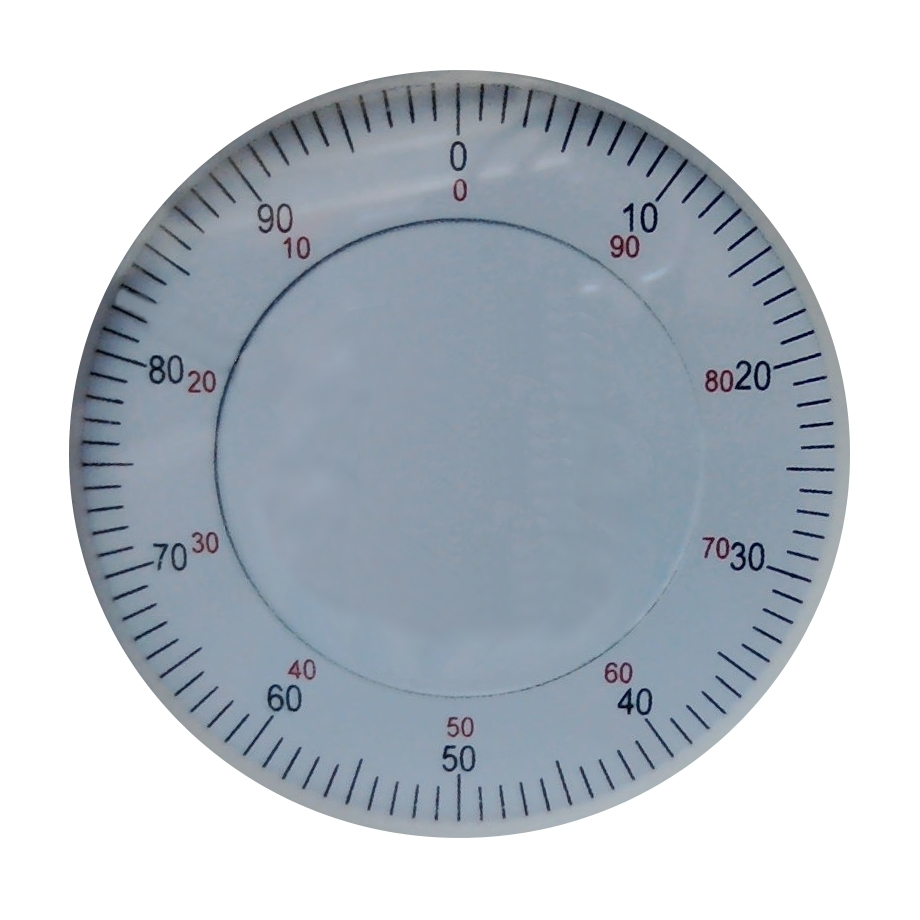
#> input picture ReferenceImages/ReferenceImage_12.jpg, 920 x 920 px, given in place of frame1.jpg, which was not available
$ jupyter execute PCA.ipynb   (older library calls are emulated)
#> lines starting #> are read from the running program, lines starting #| are printed output that depends on the picture; after the words box and inside, x2 and y2 are one past the last pixel; in counts of white or black regions, pixels touching at a corner belong together; pictures that were not available may be replaced by others from this repository, and a replacement may not be noted
[cell 1]
from __future__ import print_function
from __future__ import division
import cv2 as cv
import numpy as np
import argparse
from math import atan2, cos, sin, sqrt, pi
import matplotlib.pyplot as plt

[cell 2]
cv.__version__

[cell 3]
# [17 lines left out: function drawAxis, not called in this run]

[cell 4]
# [24 lines left out: function getOrientation, not called in this run]

[cell 5]
"""parser = argparse.ArgumentParser(description='Code for Introduction to Principal Component Analysis (PCA) tutorial.\
                                              This program demonstrates how to use OpenCV PCA to extract the orientation of an object.')
parser.add_argument('--input', help='Path to input image.', default='../Gauge/frames/frame1.jpg')
args = parser.parse_args()"""
src = cv.imread("../Gauge/frames/frame1.jpg")
#> src is the input picture: shape (920, 920, 3); mean B, G, R 203.5, 195.9, 188.4
# Check if image is loaded successfully
if src is None:
    print('Could not open or find the image: ')
    exit(0)
plt.imshow(src)
# Convert image to grayscale
gray = cv.cvtColor(src, cv.COLOR_BGR2GRAY)
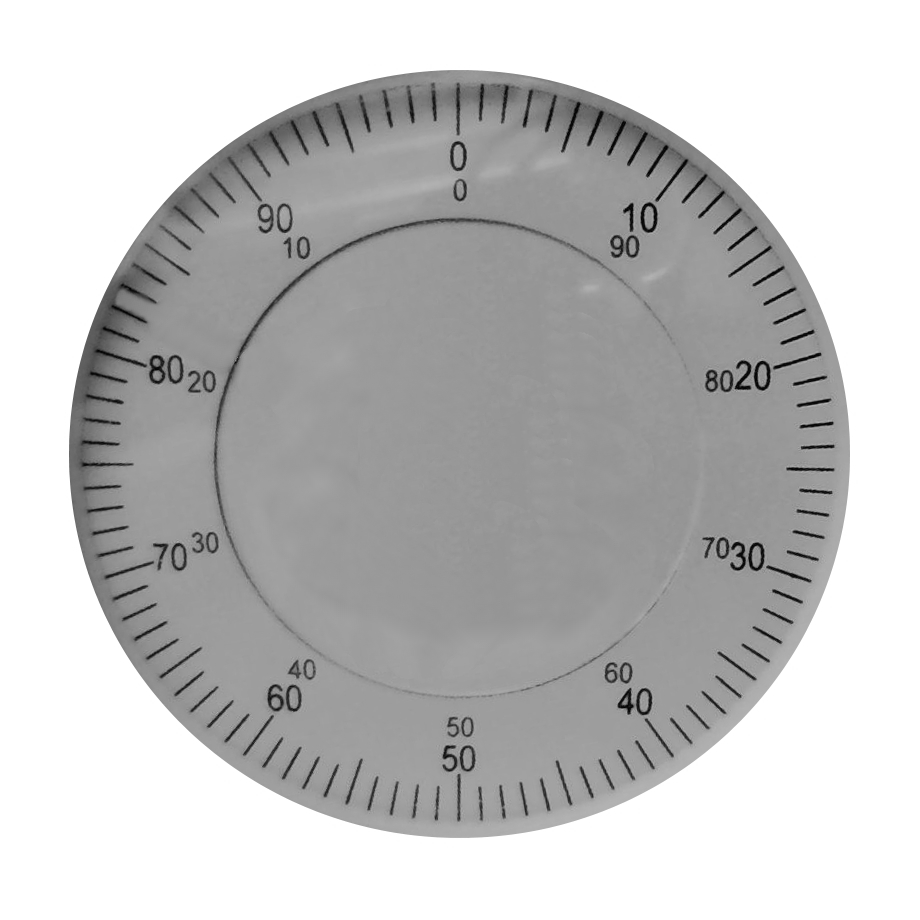
#> gray: shape (920, 920); min 1, max 255, mean 194.5
# Convert image to binary
_, bw = cv.threshold(gray, 50, 255, cv.THRESH_BINARY | cv.THRESH_OTSU)
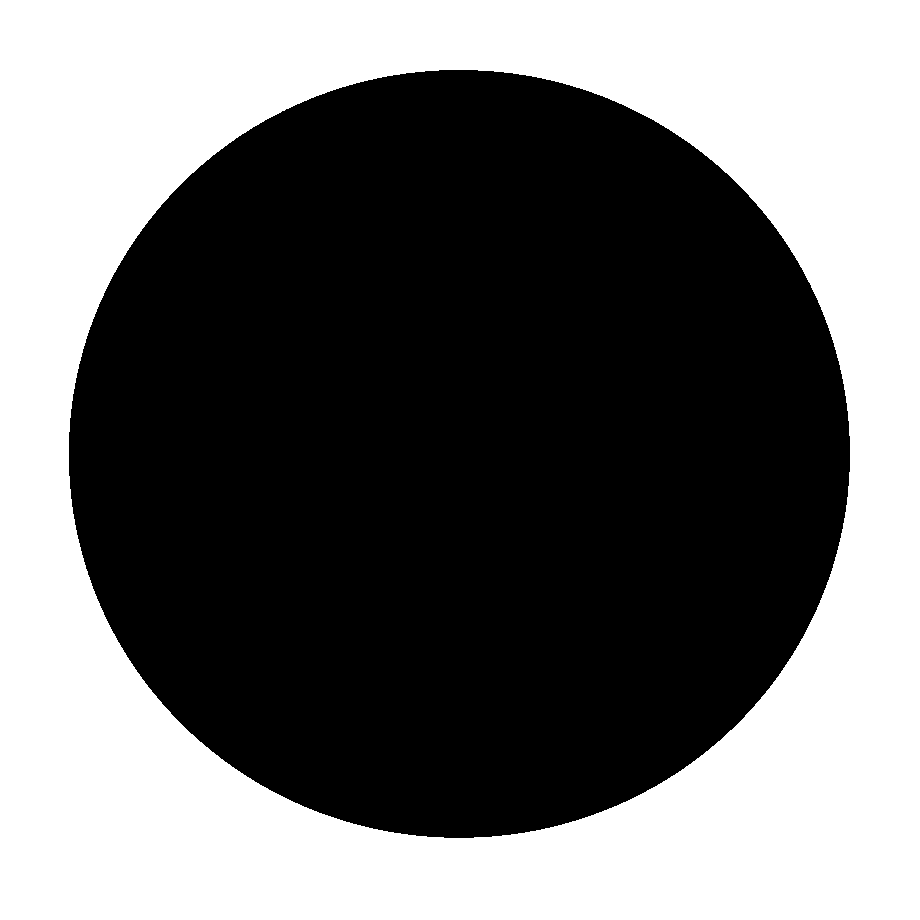
#> bw: shape (920, 920); 44.3% white; 1 white region
_, contours, _ = cv.findContours(bw, cv.RETR_LIST, cv.CHAIN_APPROX_NONE)
#> contours = 2 contours; box (x1, y1, x2, y2) and area: (0, 0, 920, 920) 844561, (68, 69, 851, 839) 472423
for i, c in enumerate(contours):
    # Calculate the area of each contour
    area = cv.contourArea(c);
    # Ignore contours that are too small or too large
    if area < 1e2 or 1e5 < area:
        continue
    # Draw each contour only for visualisation purposes
    cv.drawContours(src, contours, i, (0, 0, 255), 2);
    # Find the orientation of each shape
    getOrientation(c, src)
#> this loop made 2 passes
#> area on passes 1 to 2: 472423, 844561
plt.imshow(src)
#cv.waitKey()
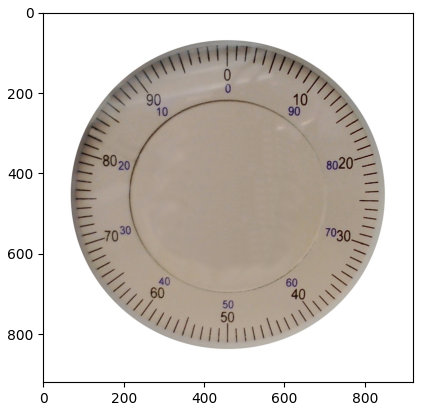
#> figure drawn by matplotlib, 1 panel; B, G, R data is drawn as R, G, B

[cell 6]
"""parser = argparse.ArgumentParser(description='Code for Introduction to Principal Component Analysis (PCA) tutorial.\
                                              This program demonstrates how to use OpenCV PCA to extract the orientation of an object.')
parser.add_argument('--input', help='Path to input image.', default='../Gauge/frames/frame1.jpg')
args = parser.parse_args()"""
src = cv.imread("../Gauge/frames/frame1.jpg")
# Check if image is loaded successfully
if src is None:
    print('Could not open or find the image: ')
    exit(0)
#plt.imshow(src)
# Convert image to grayscale
gray = cv.cvtColor(src, cv.COLOR_BGR2GRAY)
# Convert image to binary
_, bw = cv.threshold(gray, 50, 255, cv.THRESH_BINARY | cv.THRESH_OTSU)
_, contours, _ = cv.findContours(bw, cv.RETR_LIST, cv.CHAIN_APPROX_NONE)
for i, c in enumerate(contours):
    # Calculate the area of each contour
    area = cv.contourArea(c);
    # Ignore contours that are too small or too large
    if area < 1e2 or 1e5 < area:
        continue
    # Draw each contour only for visualisation purposes
    cv.drawContours(src, contours, i, (0, 0, 255), 2);
    #plt.imshow(src)
    # Find the orientation of each shape

    ###########################################################################
    sz = len(c)
    data_pts = np.empty((sz, 2), dtype=np.float64)
    for i in range(data_pts.shape[0]):
        data_pts[i,0] = c[i,0,0]
        data_pts[i,1] = c[i,0,1]
    # Perform PCA analysis
    mean = np.empty((0))
    mean, M = cv.PCACompute(data_pts, mean)
    eigenvalues, eigenvectors = np.linalg.eig(M)
    print("Matrix", M)
    print("Mean" , mean)
    print("eigenvalues",eigenvalues)
    print("eigenvectors", eigenvectors)
    # Store the center of the object
    cntr = (int(mean[0,0]), int(mean[0,1]))


    cv.circle(src, cntr, 3, (255, 0, 255), 2)
    #plt.imshow(src)
    p1 = (cntr[0] + 0.02 * eigenvectors[0,0] * eigenvalues[0], cntr[1] + 0.02 * eigenvectors[0,1] * eigenvalues[0])
    p2 = (cntr[0] - 0.02 * eigenvectors[1,0] * eigenvalues[1], cntr[1] - 0.02 * eigenvectors[1,1] * eigenvalues[1])
    print("p1   ",p1)
    print("p2   ",p2)
    print("i",i)
    #************************************************************************#
    p = list(cntr)
    q = list(p1)
    scale=1
    colour=(0, 255, 0)

    angle = atan2(p[1] - q[1], p[0] - q[0]) # angle in radians Rajat

    print("Rajatp1hypo", p[1])
    print("Rajatq1hypo", q[1])

    print("Rajatp0hypo", p[0])
    print("Rajatq0hypo", q[0])

    hypotenuse = 0.019994312474544272#sqrt((p[1] - q[1]) * (p[1] - q[1]) + (p[0] - q[0]) * (p[0] - q[0]))
    print("HYPO", hypotenuse)
    # Here we lengthen the arrow by a factor of scale
    q[0] = p[0] - scale * hypotenuse * cos(angle)
    q[1] = p[1] - scale * hypotenuse * sin(angle)
    cv.line(src, (int(p[0]), int(p[1])), (int(q[0]), int(q[1])), colour, 1, cv.LINE_AA)
    # create the arrow hooks
    p[0] = q[0] + 9 * cos(angle + pi / 4)
    p[1] = q[1] + 9 * sin(angle + pi / 4)
    cv.line(src, (int(p[0]), int(p[1])), (int(q[0]), int(q[1])), colour, 1, cv.LINE_AA)
    p[0] = q[0] + 9 * cos(angle - pi / 4)
    p[1] = q[1] + 9 * sin(angle - pi / 4)
    cv.line(src, (int(p[0]), int(p[1])), (int(q[0]), int(q[1])), colour, 1, cv.LINE_AA)
    #************************************************************************#


    #************************************************************************#
    p = list(cntr)
    q = list(p2)
    scale=5
    colour=(255, 255, 0)
    angle = atan2(p[1] - q[1], p[0] - q[0]) # angle in radians Kavita
    print("Kavitap1hypo", p[1])
    print("Kavitaq1hypo", q[1])

    print("Kavitap0hypo", p[0])
    print("Kavitaq0hypo", q[0])
    hypotenuse = 0.009999999999990905#sqrt((p[1] - q[1]) * (p[1] - q[1]) + (p[0] - q[0]) * (p[0] - q[0]))
    # Here we lengthen the arrow by a factor of scale
    q[0] = p[0] - scale * hypotenuse * cos(angle)
    q[1] = p[1] - scale * hypotenuse * sin(angle)
    cv.line(src, (int(p[0]), int(p[1])), (int(q[0]), int(q[1])), colour, 1, cv.LINE_AA)
    # create the arrow hooks
    p[0] = q[0] + 9 * cos(angle + pi / 4)
    p[1] = q[1] + 9 * sin(angle + pi / 4)
    cv.line(src, (int(p[0]), int(p[1])), (int(q[0]), int(q[1])), colour, 1, cv.LINE_AA)
    p[0] = q[0] + 9 * cos(angle - pi / 4)
    p[1] = q[1] + 9 * sin(angle - pi / 4)
    cv.line(src, (int(p[0]), int(p[1])), (int(q[0]), int(q[1])), colour, 1, cv.LINE_AA)
    #************************************************************************#


    #drawAxis(src, cntr, p1, (0, 255, 0), 1)
    #drawAxis(src, cntr, p2, (255, 255, 0), 5)
    angle = atan2(eigenvectors[0,1], eigenvectors[0,0]) # orientation in radians
    ###########################################################################
    #getOrientation(c, src)
plt.imshow(src)
#cv.waitKey()

$ run again, on ReferenceImages/ReferenceImage_2.jpg
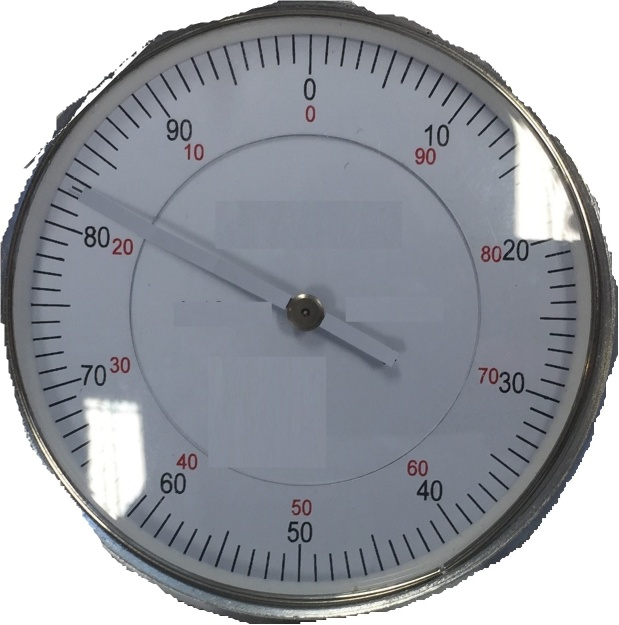
#> input picture ReferenceImages/ReferenceImage_2.jpg, 619 x 625 px, given in place of frame1.jpg, which was not available
#> src is the input picture: shape (625, 619, 3); mean B, G, R 164.4, 157.7, 154.4
#> `_, bw = cv.threshold(gray, 50, 255, cv.THRESH_BINARY | cv.THRESH_OTSU)`:
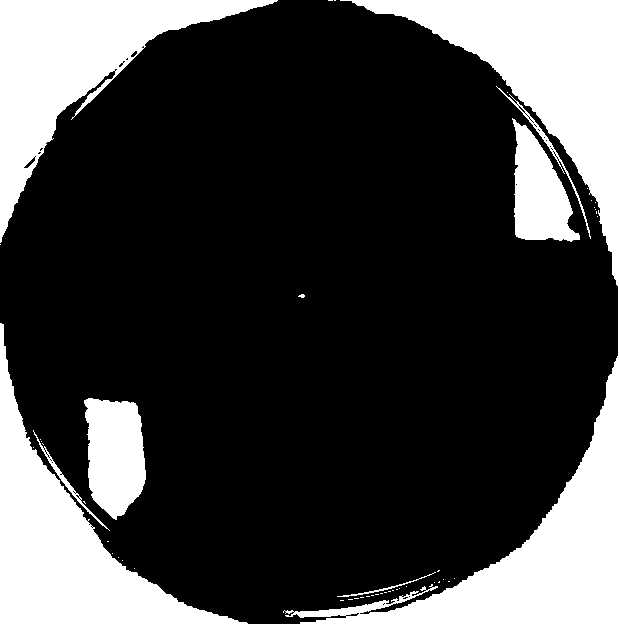
#> bw: shape (625, 619); 25.7% white; 49 white regions (42 under 20 px)
#> contours = 112 contours, 102 with area under 20; largest, box (x1, y1, x2, y2) and area: (0, 0, 619, 625) 65174, (0, 0, 278, 243) 20058, (84, 398, 146, 520) 5646, (512, 118, 580, 242) 4705, (496, 86, 591, 239) 381
#> the loop `for i, c in enumerate(contours):` made 112 passes
#> area on passes 1, 25: 33, 66
#> (printed output is left out)
#> after the loop `for i, c in enumerate(contours):`:
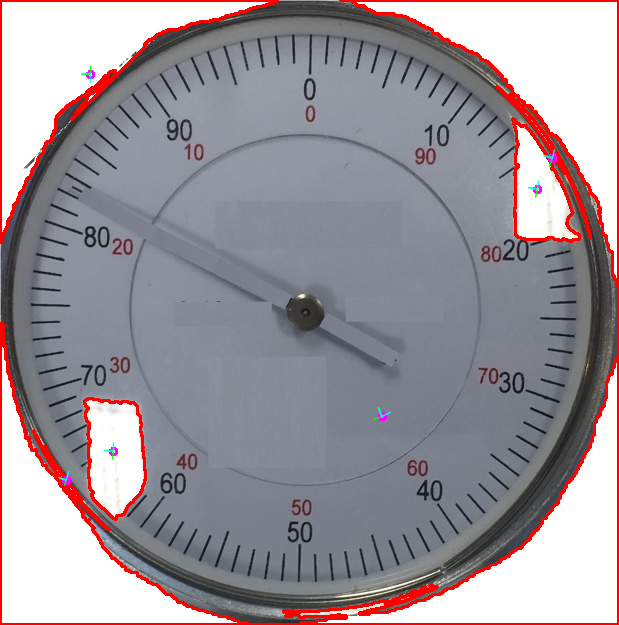
#> src: shape (625, 619, 3); 4.31% of pixels changed, all inside (x1, y1, x2, y2) = (0, 0, 619, 625)

$ run again, on ReferenceImages/ReferenceImage_5.jpg
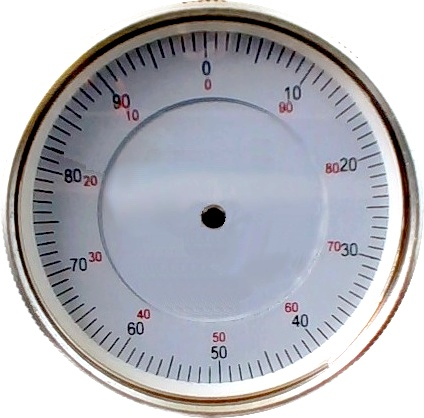
#> input picture ReferenceImages/ReferenceImage_5.jpg, 424 x 418 px, given in place of frame1.jpg, which was not available
#> src is the input picture: shape (418, 424, 3); mean B, G, R 186.8, 179.9, 179.2
#> `_, bw = cv.threshold(gray, 50, 255, cv.THRESH_BINARY | cv.THRESH_OTSU)`:
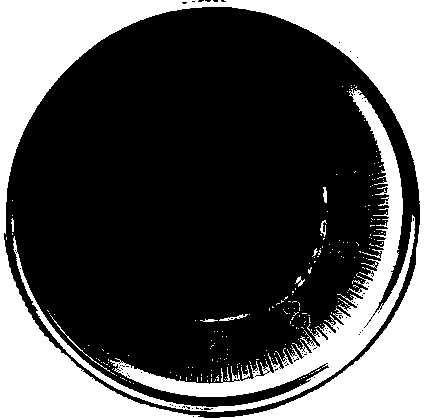
#> bw: shape (418, 424); 32.5% white; 218 white regions (207 under 20 px)
#> contours = 380 contours, 372 with area under 20; largest, box (x1, y1, x2, y2) and area: (0, 0, 424, 418) 42315, (13, 88, 415, 412) 11576, (219, 314, 248, 321) 41, (50, 315, 110, 372) 32, (323, 187, 327, 203) 32, (295, 276, 305, 287) 26, (320, 220, 327, 237) 23, (241, 365, 250, 379) 22
#> the loop `for i, c in enumerate(contours):` made 380 passes
#> (c, area) on passes 1, 5, 6: ([[192, 416], [193, 415], [194, 416], [193, 417]], 2), ([[199, 408], [200, 407], [201, 408], [200, 409]], 2), ([[191, 408], [192, 407], [193, 408], [192, 409]], 2)
#> (printed output is left out)
#> after the loop `for i, c in enumerate(contours):`:
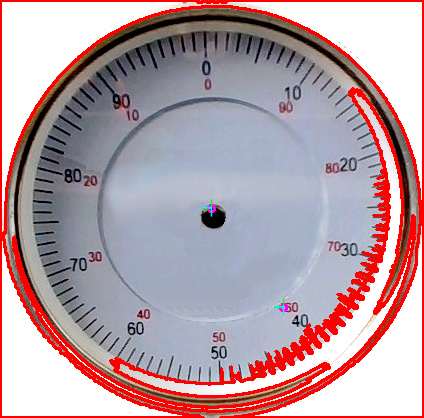
#> src: shape (418, 424, 3); 10.2% of pixels changed, all inside (x1, y1, x2, y2) = (0, 0, 424, 418)
